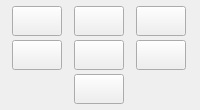
             <widget class="QWidget" name="g_seleccion" native="true">
              <property name="maximumSize">
               <size>
                <width>16777215</width>
                <height>102</height>
               </size>
              </property>
              <property name="styleSheet">
               <string notr="true"/>
              </property>
              <layout class="QGridLayout" name="gridLayout_2">
               <property name="leftMargin">
                <number>0</number>
               </property>
               <property name="topMargin">
                <number>6</number>
               </property>
               <property name="rightMargin">
                <number>0</number>
               </property>
               <property name="bottomMargin">
                <number>6</number>
               </property>
               <property name="horizontalSpacing">
                <number>0</number>
               </property>
               <property name="verticalSpacing">
                <number>4</number>
               </property>
               <item row="1" column="2">
                <widget class="QPushButton" name="sel_custom">
                 <property name="minimumSize">
                  <size>
                   <width>50</width>
                   <height>30</height>
                  </size>
                 </property>
                 <property name="maximumSize">
                  <size>
                   <width>50</width>
                   <height>16777215</height>
                  </size>
                 </property>
                 <property name="toolTip">
                  <string>&lt;html&gt;&lt;head/&gt;&lt;body&gt;&lt;p align=&quot;center&quot;&gt;Selección libre&lt;/p&gt;&lt;/body&gt;&lt;/html&gt;</string>
                 </property>
                 <property name="text">
                  <string/>
                 </property>
                 <property name="icon">
                  <iconset resource="rsc/ficheros.qrc">
                   <normaloff>:/icons/custom.png</normaloff>:/icons/custom.png</iconset>
                 </property>
                 <property name="iconSize">
                  <size>
                   <width>20</width>
                   <height>20</height>
                  </size>
                 </property>
                </widget>
               </item>
               <item row="1" column="0">
                <widget class="QPushButton" name="sel_rect">
                 <property name="minimumSize">
                  <size>
                   <width>0</width>
                   <height>30</height>
                  </size>
                 </property>
                 <property name="maximumSize">
                  <size>
                   <width>50</width>
                   <height>16777215</height>
                  </size>
                 </property>
                 <property name="toolTip">
                  <string extracomment="Jare">&lt;html&gt;&lt;head/&gt;&lt;body&gt;&lt;p align=&quot;center&quot;&gt;&lt;span style=&quot; color:#000000;&quot;&gt;Selección rectangular&lt;/span&gt;&lt;/p&gt;&lt;/body&gt;&lt;/html&gt;</string>
                 </property>
                 <property name="whatsThis">
                  <string/>
                 </property>
                 <property name="text">
                  <string extracomment="ffffff"/>
                 </property>
                 <property name="icon">
                  <iconset resource="rsc/ficheros.qrc">
                   <normaloff>:/icons/rectangulo.png</normaloff>:/icons/rectangulo.png</iconset>
                 </property>
                 <property name="iconSize">
                  <size>
                   <width>20</width>
                   <height>20</height>
                  </size>
                 </property>
                </widget>
               </item>
               <item row="2" column="0">
                <widget class="QPushButton" name="sel_circ">
                 <property name="minimumSize">
                  <size>
                   <width>0</width>
                   <height>30</height>
                  </size>
                 </property>
                 <property name="toolTip">
                  <string>&lt;html&gt;&lt;head/&gt;&lt;body&gt;&lt;p align=&quot;center&quot;&gt;Selección circular&lt;/p&gt;&lt;/body&gt;&lt;/html&gt;</string>
                 </property>
                 <property name="text">
                  <string/>
                 </property>
                 <property name="icon">
                  <iconset resource="rsc/ficheros.qrc">
                   <normaloff>:/icons/circulo.png</normaloff>:/icons/circulo.png</iconset>
                 </property>
                 <property name="iconSize">
                  <size>
                   <width>20</width>
                   <height>20</height>
                  </size>
                 </property>
                </widget>
               </item>
               <item row="1" column="1">
                <widget class="QPushButton" name="sel_idtool">
                 <property name="minimumSize">
                  <size>
                   <width>50</width>
                   <height>30</height>
                  </size>
                 </property>
                 <property name="maximumSize">
                  <size>
                   <width>50</width>
                   <height>16777215</height>
                  </size>
                 </property>
                 <property name="toolTip">
                  <string>&lt;html&gt;&lt;head/&gt;&lt;body&gt;&lt;p align=&quot;center&quot;&gt;Selección individual&lt;/p&gt;&lt;/body&gt;&lt;/html&gt;</string>
                 </property>
                 <property name="text">
                  <string/>
                 </property>
                 <property name="icon">
                  <iconset resource="rsc/ficheros.qrc">
                   <normaloff>:/icons/info.png</normaloff>:/icons/info.png</iconset>
                 </property>
                 <property name="iconSize">
                  <size>
                   <width>20</width>
                   <height>20</height>
                  </size>
                 </property>
                </widget>
               </item>
               <item row="2" column="1">
                <widget class="QPushButton" name="sel_buf_point">
                 <property name="minimumSize">
                  <size>
                   <width>50</width>
                   <height>30</height>
                  </size>
                 </property>
                 <property name="maximumSize">
                  <size>
                   <width>50</width>
                   <height>16777215</height>
                  </size>
                 </property>
                 <property name="toolTip">
                  <string>&lt;html&gt;&lt;head/&gt;&lt;body&gt;&lt;p align=&quot;center&quot;&gt;Buffer radial&lt;/p&gt;&lt;/body&gt;&lt;/html&gt;</string>
                 </property>
                 <property name="text">
                  <string/>
                 </property>
                 <property name="icon">
                  <iconset resource="rsc/ficheros.qrc">
                   <normaloff>:/icons/bufferpunto.png</normaloff>:/icons/bufferpunto.png</iconset>
                 </property>
                 <property name="iconSize">
                  <size>
                   <width>20</width>
                   <height>20</height>
                  </size>
                 </property>
                </widget>
               </item>
               <item row="2" column="2">
                <widget class="QPushButton" name="self_buf_line">
                 <property name="minimumSize">
                  <size>
                   <width>50</width>
                   <height>30</height>
                  </size>
                 </property>
                 <property name="maximumSize">
                  <size>
                   <width>50</width>
                   <height>16777215</height>
                  </size>
                 </property>
                 <property name="toolTip">
                  <string>&lt;html&gt;&lt;head/&gt;&lt;body&gt;&lt;p align=&quot;center&quot;&gt;Buffer lineal&lt;/p&gt;&lt;/body&gt;&lt;/html&gt;</string>
                 </property>
                 <property name="text">
                  <string/>
                 </property>
                 <property name="icon">
                  <iconset resource="rsc/ficheros.qrc">
                   <normaloff>:/icons/bufferlineal.png</normaloff>:/icons/bufferlineal.png</iconset>
                 </property>
                 <property name="iconSize">
                  <size>
                   <width>20</width>
                   <height>20</height>
                  </size>
                 </property>
                </widget>
               </item>
               <item row="3" column="1">
                <widget class="QPushButton" name="sel_Del">
                 <property name="minimumSize">
                  <size>
                   <width>0</width>
                   <height>30</height>
                  </size>
                 </property>
                 <property name="toolTip">
                  <string>&lt;html&gt;&lt;head/&gt;&lt;body&gt;&lt;p align=&quot;center&quot;&gt;Eliminar selección&lt;/p&gt;&lt;/body&gt;&lt;/html&gt;</string>
                 </property>
                 <property name="text">
                  <string/>
                 </property>
                 <property name="icon">
                  <iconset resource="rsc/ficheros.qrc">
                   <normaloff>:/icons/borrar.png</normaloff>:/icons/borrar.png</iconset>
                 </property>
                 <property name="iconSize">
                  <size>
                   <width>20</width>
                   <height>20</height>
                  </size>
                 </property>
                </widget>
               </item>
              </layout>
             </widget>
